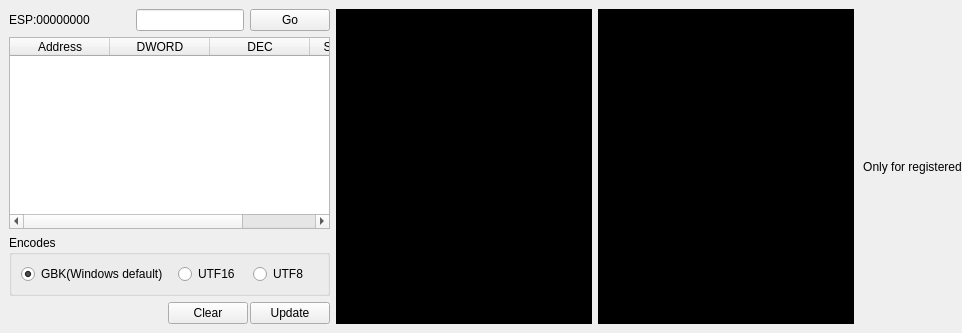
      <widget class="QWidget" name="tab_10">
       <attribute name="title">
        <string>Stack</string>
       </attribute>
       <layout class="QHBoxLayout" name="horizontalLayout_13">
        <property name="spacing">
         <number>0</number>
        </property>
        <property name="margin">
         <number>0</number>
        </property>
        <item>
         <widget class="QWidget" name="widget_StackPanel" native="true">
          <layout class="QHBoxLayout" name="horizontalLayout_14">
           <item>
            <layout class="QVBoxLayout" name="verticalLayout_14">
             <item>
              <layout class="QHBoxLayout" name="horizontalLayout_12">
               <item>
                <widget class="QLabel" name="label_ESP">
                 <property name="text">
                  <string>ESP:00000000</string>
                 </property>
                </widget>
               </item>
               <item>
                <spacer name="horizontalSpacer_3">
                 <property name="orientation">
                  <enum>Qt::Horizontal</enum>
                 </property>
                 <property name="sizeHint" stdset="0">
                  <size>
                   <width>40</width>
                   <height>20</height>
                  </size>
                 </property>
                </spacer>
               </item>
               <item>
                <widget class="QLineEdit" name="lineEdit_ESP_Addr"/>
               </item>
               <item>
                <widget class="QPushButton" name="pushButton_StackSearch">
                 <property name="text">
                  <string>Go</string>
                 </property>
                </widget>
               </item>
              </layout>
             </item>
             <item>
              <widget class="QTableWidget" name="tableWidget_Stack">
               <property name="maximumSize">
                <size>
                 <width>16777215</width>
                 <height>16777215</height>
                </size>
               </property>
               <column>
                <property name="text">
                 <string>Address</string>
                </property>
               </column>
               <column>
                <property name="text">
                 <string>DWORD</string>
                </property>
               </column>
               <column>
                <property name="text">
                 <string>DEC</string>
                </property>
               </column>
               <column>
                <property name="text">
                 <string>String Pointer</string>
                </property>
               </column>
              </widget>
             </item>
             <item>
              <widget class="QGroupBox" name="groupBox_2">
               <property name="title">
                <string>Encodes</string>
               </property>
               <layout class="QHBoxLayout" name="horizontalLayout_8">
                <property name="spacing">
                 <number>10</number>
                </property>
                <item>
                 <widget class="QRadioButton" name="radioButton_Stack_GBK">
                  <property name="text">
                   <string>GBK(Windows default)</string>
                  </property>
                  <property name="checked">
                   <bool>true</bool>
                  </property>
                 </widget>
                </item>
                <item>
                 <widget class="QRadioButton" name="radioButton_Stack_UTF16">
                  <property name="text">
                   <string>UTF16</string>
                  </property>
                 </widget>
                </item>
                <item>
                 <widget class="QRadioButton" name="radioButton_Stack_UTF8">
                  <property name="text">
                   <string>UTF8</string>
                  </property>
                 </widget>
                </item>
               </layout>
              </widget>
             </item>
             <item>
              <layout class="QHBoxLayout" name="horizontalLayout_11">
               <property name="spacing">
                <number>2</number>
               </property>
               <item>
                <spacer name="horizontalSpacer">
                 <property name="orientation">
                  <enum>Qt::Horizontal</enum>
                 </property>
                 <property name="sizeHint" stdset="0">
                  <size>
                   <width>40</width>
                   <height>20</height>
                  </size>
                 </property>
                </spacer>
               </item>
               <item>
                <widget class="QPushButton" name="pushButton_StackClear">
                 <property name="text">
                  <string>Clear</string>
                 </property>
                </widget>
               </item>
               <item>
                <widget class="QPushButton" name="pushButton_StackUpdate">
                 <property name="text">
                  <string>Update</string>
                 </property>
                </widget>
               </item>
              </layout>
             </item>
            </layout>
           </item>
           <item>
            <layout class="QVBoxLayout" name="verticalLayout_13">
             <item>
              <layout class="QHBoxLayout" name="horizontalLayout_10">
               <item>
                <widget class="QTextEdit" name="textEdit_StackHex">
                 <property name="styleSheet">
                  <string notr="true">QTextEdit{background-color: rgb(0, 0, 0);}</string>
                 </property>
                 <property name="tabChangesFocus">
                  <bool>false</bool>
                 </property>
                 <property name="undoRedoEnabled">
                  <bool>false</bool>
                 </property>
                 <property name="readOnly">
                  <bool>true</bool>
                 </property>
                 <property name="html">
                  <string>&lt;!DOCTYPE HTML PUBLIC &quot;-//W3C//DTD HTML 4.0//EN&quot; &quot;http://www.w3.org/TR/REC-html40/strict.dtd&quot;&gt;
&lt;html&gt;&lt;head&gt;&lt;meta name=&quot;qrichtext&quot; content=&quot;1&quot; /&gt;&lt;style type=&quot;text/css&quot;&gt;
p, li { white-space: pre-wrap; }
&lt;/style&gt;&lt;/head&gt;&lt;body style=&quot; font-family:'SimSun'; font-size:9pt; font-weight:400; font-style:normal;&quot;&gt;
&lt;p style=&quot;-qt-paragraph-type:empty; margin-top:0px; margin-bottom:0px; margin-left:0px; margin-right:0px; -qt-block-indent:0; text-indent:0px;&quot;&gt;&lt;br /&gt;&lt;/p&gt;&lt;/body&gt;&lt;/html&gt;</string>
                 </property>
                </widget>
               </item>
               <item>
                <widget class="QTextEdit" name="textEdit_StackASC">
                 <property name="styleSheet">
                  <string notr="true">QTextEdit{background-color: rgb(0, 0, 0);}</string>
                 </property>
                 <property name="tabChangesFocus">
                  <bool>false</bool>
                 </property>
                 <property name="undoRedoEnabled">
                  <bool>false</bool>
                 </property>
                 <property name="readOnly">
                  <bool>true</bool>
                 </property>
                 <property name="html">
                  <string>&lt;!DOCTYPE HTML PUBLIC &quot;-//W3C//DTD HTML 4.0//EN&quot; &quot;http://www.w3.org/TR/REC-html40/strict.dtd&quot;&gt;
&lt;html&gt;&lt;head&gt;&lt;meta name=&quot;qrichtext&quot; content=&quot;1&quot; /&gt;&lt;style type=&quot;text/css&quot;&gt;
p, li { white-space: pre-wrap; }
&lt;/style&gt;&lt;/head&gt;&lt;body style=&quot; font-family:'SimSun'; font-size:9pt; font-weight:400; font-style:normal;&quot;&gt;
&lt;p style=&quot;-qt-paragraph-type:empty; margin-top:0px; margin-bottom:0px; margin-left:0px; margin-right:0px; -qt-block-indent:0; text-indent:0px;&quot;&gt;&lt;br /&gt;&lt;/p&gt;&lt;/body&gt;&lt;/html&gt;</string>
                 </property>
                </widget>
               </item>
              </layout>
             </item>
            </layout>
           </item>
          </layout>
         </widget>
        </item>
        <item>
         <widget class="QLabel" name="label_StackRegNotice">
          <property name="text">
           <string>Only for registered</string>
          </property>
          <property name="alignment">
           <set>Qt::AlignCenter</set>
          </property>
         </widget>
        </item>
       </layout>
      </widget>
